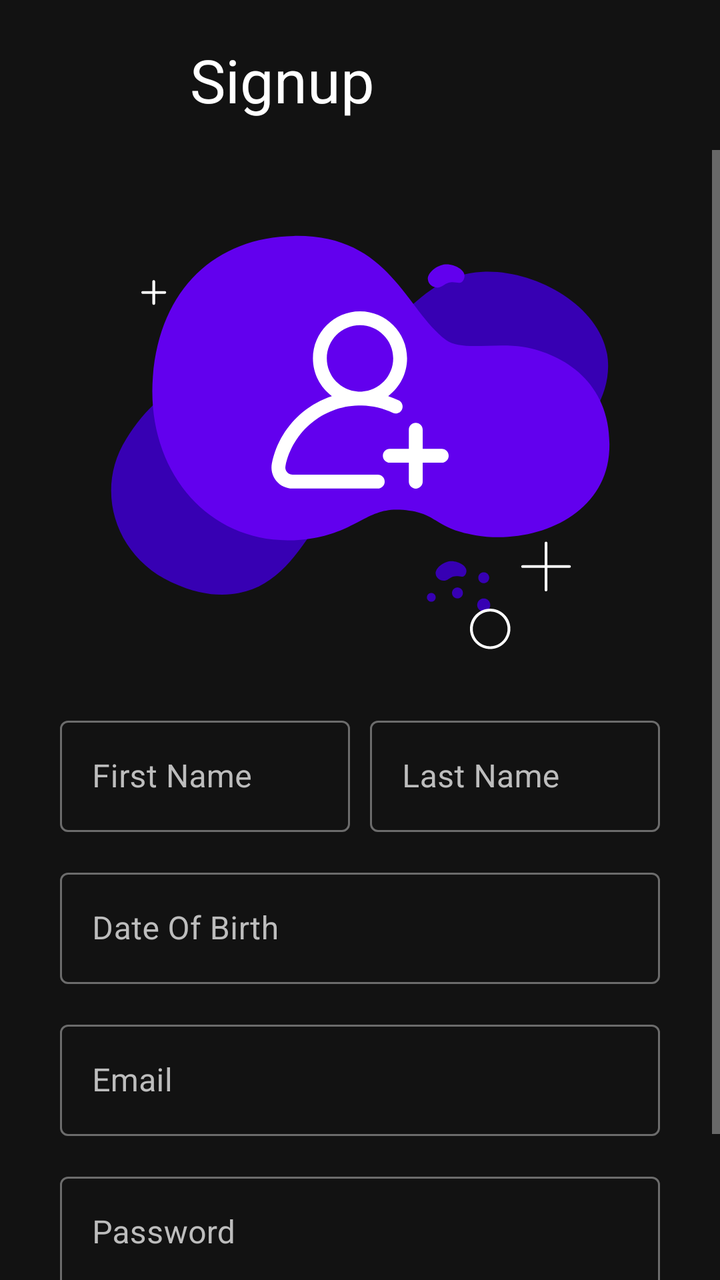
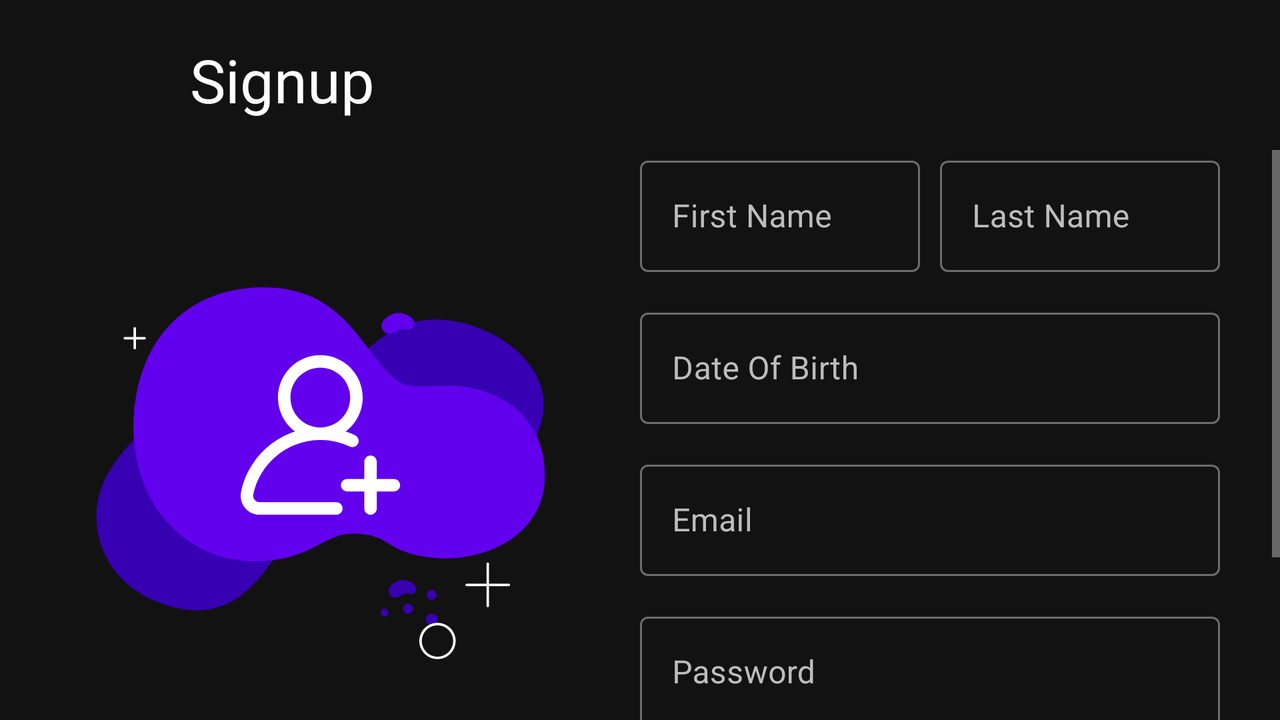

First picture: res/layout/ on a phone held upright. Second picture: the repository's own variant of that layout, on a device whose configuration matches the variant's folder. Source for both follows.
<!-- AndroidManifest.xml: application theme Theme.Quzinator -->
<!-- res/layout/signup_activity.xml -->
<?xml version="1.0" encoding="utf-8"?>
<RelativeLayout xmlns:android="http://schemas.android.com/apk/res/android"
    xmlns:app="http://schemas.android.com/apk/res-auto"
    xmlns:tools="http://schemas.android.com/tools"
    android:layout_width="match_parent"
    android:layout_height="match_parent"
    tools:context=".SignupActivity"
    android:layout_gravity="center"
    tools:ignore="HardcodedText">
    <LinearLayout
        android:id="@+id/header"
        android:layout_width="match_parent"
        android:layout_height="wrap_content"
        android:gravity="center_vertical"
        android:paddingHorizontal="30dp"
        android:paddingVertical="10dp"
        android:layout_marginTop="15px">
        <ImageButton
            style="@style/headerBackBtn"
            android:onClick="goBack" />
        <TextView
            style="@style/headerText"
            android:text="Signup"
            />
    </LinearLayout>
    <ScrollView
        android:id="@+id/scrollable"
        android:layout_below="@id/header"
        android:layout_width="match_parent"
        android:layout_height="match_parent">
        <LinearLayout
            android:layout_width="match_parent"
            android:layout_height="wrap_content"
            android:orientation="vertical"
            android:gravity="center"
            android:layout_marginHorizontal="30dp">
            <ImageView
                android:id="@+id/image"
                android:layout_width="match_parent"
                android:layout_height="250dp"
                android:layout_marginBottom="30dp"
                android:src="@drawable/ic_signup" />
            <LinearLayout
                android:layout_width="match_parent"
                android:layout_height="wrap_content">
                <com.google.android.material.textfield.TextInputLayout
                    android:id="@+id/firstname"
                    style="@style/defaultInputContainer"
                    android:layout_weight="1"
                    android:layout_marginRight="5dp"
                    android:hint="First Name" >
                    <com.google.android.material.textfield.TextInputEditText
                        style="@style/defaultInput"
                        android:inputType="text" />
                </com.google.android.material.textfield.TextInputLayout>
                <com.google.android.material.textfield.TextInputLayout
                    android:id="@+id/lastname"
                    style="@style/defaultInputContainer"
                    android:layout_weight="1"
                    android:layout_marginLeft="5dp"
                    android:hint="Last Name" >
                    <com.google.android.material.textfield.TextInputEditText
                        style="@style/defaultInput"
                        android:inputType="text" />
                </com.google.android.material.textfield.TextInputLayout>
            </LinearLayout>
            <com.google.android.material.textfield.TextInputLayout
                android:id="@+id/dob"
                style="@style/defaultInputContainer"
                android:hint="Date Of Birth" >
                <com.google.android.material.textfield.TextInputEditText
                    android:id="@+id/dobInput"
                    style="@style/defaultInput"
                    android:focusable="false"
                    android:inputType="text" />
            </com.google.android.material.textfield.TextInputLayout>
            <com.google.android.material.textfield.TextInputLayout
                android:id="@+id/email"
                style="@style/defaultInputContainer"
                android:hint="Email" >
                <com.google.android.material.textfield.TextInputEditText
                    style="@style/defaultInput"
                    android:inputType="textEmailAddress" />
            </com.google.android.material.textfield.TextInputLayout>
            <com.google.android.material.textfield.TextInputLayout
                android:id="@+id/password"
                style="@style/defaultInputContainer"
                android:hint="Password" >
                <com.google.android.material.textfield.TextInputEditText
                    style="@style/defaultInput"
                    android:inputType="textPassword" />
            </com.google.android.material.textfield.TextInputLayout>
            <Button
                android:id="@+id/login"
                android:layout_width="match_parent"
                android:layout_height="65dp"
                android:onClick="signup"
                android:text="Signup" />
        </LinearLayout>
    </ScrollView>
</RelativeLayout>
<!-- resources referenced by this layout -->
<resources>
  <!-- drawable ic_signup: vector/xml drawable (drawable, 8157 chars, omitted) -->
  <style name="defaultInput">
          <item name="android:layout_width">match_parent</item>
          <item name="android:layout_height">wrap_content</item>
      </style>
  <style name="defaultInputContainer" parent="@style/Widget.MaterialComponents.TextInputLayout.OutlinedBox">
          <item name="android:layout_width">match_parent</item>
          <item name="android:layout_height">wrap_content</item>
          <item name="android:layout_marginBottom">15dp</item>
          <item name="android:textColorHint">#bdbdbd</item>
      </style>
  <style name="headerBackBtn">
          <item name="android:layout_width">50dp</item>
          <item name="android:layout_height">50dp</item>
          <item name="android:src">@drawable/ic_baseline_arrow_back</item>
          <item name="android:background">@color/background</item>
          <item name="android:padding">5dp</item>
      </style>
  <style name="headerText">
          <item name="android:layout_width">wrap_content</item>
          <item name="android:layout_height">wrap_content</item>
          <item name="android:textSize">30sp</item>
          <item name="android:background">@color/background</item>
          <item name="android:layout_marginLeft">15dp</item>
          <item name="android:layout_marginStart">15dp</item>
      </style>
  <style name="Theme.Quzinator" parent="Theme.MaterialComponents.NoActionBar">
          
          <item name="colorPrimary">@color/purple_500</item>
          <item name="colorPrimaryVariant">@color/purple_700</item>
          <item name="colorOnPrimary">@color/black</item>
          
          <item name="colorSecondary">@color/teal_200</item>
          <item name="colorSecondaryVariant">@color/teal_200</item>
          <item name="colorOnSecondary">@color/black</item>
          
          <item name="android:statusBarColor" tools:targetApi="l">@color/black</item>
          <item name="android:textColor">@color/white</item>
      </style>
  <color name="background">#121212</color>
  <color name="purple_500">#FF6200EE</color>
  <color name="purple_700">#FF3700B3</color>
  <color name="black">#121212</color>
  <color name="teal_200">#FF03DAC5</color>
  <color name="white">#FFFFFFFF</color>
</resources>
<!-- res/layout-land/signup_activity.xml (the repository's variant of the layout above) -->
<!-- drawn on the phone turned sideways -->
<?xml version="1.0" encoding="utf-8"?>
<RelativeLayout xmlns:android="http://schemas.android.com/apk/res/android"
    xmlns:app="http://schemas.android.com/apk/res-auto"
    xmlns:tools="http://schemas.android.com/tools"
    android:layout_width="match_parent"
    android:layout_height="match_parent"
    tools:context=".SignupActivity"
    android:layout_gravity="center"
    tools:ignore="HardcodedText">
    <LinearLayout
        android:id="@+id/header"
        android:layout_width="match_parent"
        android:layout_height="wrap_content"
        android:gravity="center_vertical"
        android:paddingHorizontal="30dp"
        android:paddingVertical="10dp"
        android:layout_marginTop="15px">
        <ImageButton
            style="@style/headerBackBtn"
            android:onClick="goBack" />
        <TextView
            style="@style/headerText"
            android:text="Signup"
            />
    </LinearLayout>
    <LinearLayout
        android:layout_below="@id/header"
        android:layout_width="match_parent"
        android:layout_height="match_parent">
        <ImageView
            android:id="@+id/image"
            android:layout_width="match_parent"
            android:layout_height="match_parent"
            android:src="@drawable/ic_signup"
            android:padding="30dp"
            android:layout_weight="1"/>
        <ScrollView
            android:id="@+id/scrollable"
            android:layout_width="match_parent"
            android:layout_height="match_parent"
            android:layout_weight="1">
            <LinearLayout
                android:layout_width="match_parent"
                android:layout_height="wrap_content"
                android:orientation="vertical"
                android:paddingRight="30dp"
                android:paddingBottom="30dp">
                <LinearLayout
                    android:layout_width="match_parent"
                    android:layout_height="wrap_content">
                    <com.google.android.material.textfield.TextInputLayout
                        android:id="@+id/firstname"
                        style="@style/defaultInputContainer"
                        android:layout_weight="1"
                        android:layout_marginRight="5dp"
                        android:hint="First Name" >
                        <com.google.android.material.textfield.TextInputEditText
                            style="@style/defaultInput"
                            android:inputType="text" />
                    </com.google.android.material.textfield.TextInputLayout>
                    <com.google.android.material.textfield.TextInputLayout
                        android:id="@+id/lastname"
                        style="@style/defaultInputContainer"
                        android:layout_weight="1"
                        android:layout_marginLeft="5dp"
                        android:hint="Last Name" >
                        <com.google.android.material.textfield.TextInputEditText
                            style="@style/defaultInput"
                            android:inputType="text" />
                    </com.google.android.material.textfield.TextInputLayout>
                </LinearLayout>
                <com.google.android.material.textfield.TextInputLayout
                    android:id="@+id/dob"
                    style="@style/defaultInputContainer"
                    android:hint="Date Of Birth" >
                    <com.google.android.material.textfield.TextInputEditText
                        android:id="@+id/dobInput"
                        style="@style/defaultInput"
                        android:focusable="false"
                        android:inputType="text" />
                </com.google.android.material.textfield.TextInputLayout>
                <com.google.android.material.textfield.TextInputLayout
                    android:id="@+id/email"
                    style="@style/defaultInputContainer"
                    android:hint="Email" >
                    <com.google.android.material.textfield.TextInputEditText
                        style="@style/defaultInput"
                        android:inputType="textEmailAddress" />
                </com.google.android.material.textfield.TextInputLayout>
                <com.google.android.material.textfield.TextInputLayout
                    android:id="@+id/password"
                    style="@style/defaultInputContainer"
                    android:hint="Password" >
                    <com.google.android.material.textfield.TextInputEditText
                        style="@style/defaultInput"
                        android:inputType="textPassword" />
                </com.google.android.material.textfield.TextInputLayout>
                <Button
                    android:id="@+id/login"
                    android:layout_width="match_parent"
                    android:layout_height="65dp"
                    android:onClick="signup"
                    android:text="Signup" />
            </LinearLayout>
        </ScrollView>
    </LinearLayout>
</RelativeLayout>
